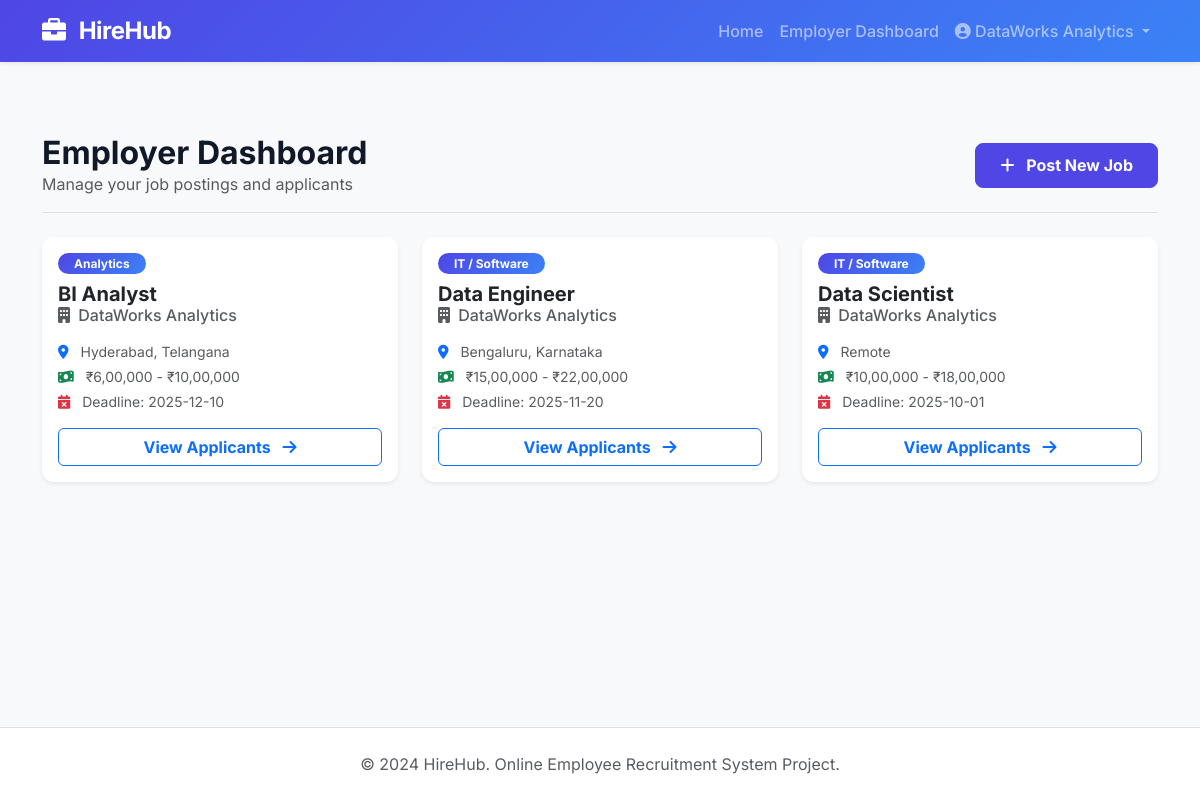
/employer/dashboard (signed in), run on the app's committed database.
### tables this page shows
CREATE TABLE jobs (
    id INTEGER PRIMARY KEY AUTOINCREMENT,
    title TEXT NOT NULL,
    company TEXT NOT NULL,
    category TEXT NOT NULL,
    skills TEXT NOT NULL,
    experience TEXT NOT NULL,
    salary TEXT NOT NULL,
    location TEXT NOT NULL,
    description TEXT NOT NULL,
    last_date TEXT NOT NULL,
    employer_id INTEGER NOT NULL,
    FOREIGN KEY(employer_id) REFERENCES users(id)
);

### app.py (the view)
@app.route('/employer/dashboard')
@login_required
def employer_dashboard():
    if session.get('role') != 'employer':
        return redirect(url_for('index'))
    conn = get_db_connection()
    jobs = conn.execute('SELECT * FROM jobs WHERE employer_id = ? ORDER BY id DESC', (session['user_id'],)).fetchall()
    conn.close()
    return render_template('employer/dashboard.html', jobs=jobs)

### app.py (called while the page is built)
def login_required(f):
    from functools import wraps
    @wraps(f)
    def decorated_function(*args, **kwargs):
        if 'user_id' not in session:
            flash("Please log in first.", "warning")
            return redirect(url_for('login'))
        return f(*args, **kwargs)
    return decorated_function

### database.py (called while the page is built)
def get_db_connection():
    conn = sqlite3.connect(DATABASE)
    conn.row_factory = sqlite3.Row
    return conn

### templates/employer/dashboard.html (shortened to what this page needs)
{% extends 'base.html' %}
{% block content %}
<div class="container py-5">
    <div class="d-flex justify-content-between align-items-center mb-4 pb-3 border-bottom">
        <div>
            <h2 class="fw-bold mb-0">Employer Dashboard</h2>
            <p class="text-muted mb-0">Manage your job postings and applicants</p>
        </div>
        <a href="{{ url_for('post_job') }}" class="btn btn-primary fw-bold">
            <i class="fa-solid fa-plus me-2"></i> Post New Job
        </a>
    </div>
    {% if jobs %}
        <div class="row g-4">
            {% for job in jobs %}
            <div class="col-md-6 col-lg-4">
                <div class="card h-100 job-card shadow-sm border-0">
                    <div class="card-body">
                        <div class="d-flex justify-content-between mb-2">
                            <span class="badge bg-primary rounded-pill px-3">{{ job.category }}</span>
                        </div>
                        <h5 class="card-title fw-bold mb-1">{{ job.title }}</h5>
                        <h6 class="card-subtitle text-muted mb-3"><i class="fa-solid fa-building me-1"></i> {{ job.company }}</h6>
                        <div class="mb-3 text-muted small">
                            <div class="mb-1"><i class="fa-solid fa-location-dot me-2 text-primary"></i> {{ job.location }}</div>
                            <div class="mb-1"><i class="fa-solid fa-money-bill-wave me-2 text-success"></i> {{ job.salary }}</div>
                            <div class="mb-1"><i class="fa-solid fa-calendar-xmark me-2 text-danger"></i> Deadline: {{ job.last_date }}</div>
                        </div>
                        <a href="{{ url_for('view_applicants', job_id=job.id) }}" class="btn btn-outline-primary w-100 fw-bold">
                            View Applicants <i class="fa-solid fa-arrow-right ms-2"></i>
                        </a>
                    </div>
                </div>
            </div>
            {% endfor %}
        </div>
    {% endif %}
</div>
{% endblock %}

### static/css/style.css (style rules this page uses)
:root { --primary-color: #4F46E5; --primary-hover: #4338CA; --secondary-color: #10B981; --dark-color: #111827; --light-color: #F9FAFB; }
body { font-family: 'Inter', sans-serif; background-color: #f3f4f6; color: var(--dark-color); }
.bg-primary { background: linear-gradient(135deg, var(--primary-color), #3B82F6) !important; }
.card { border: none; border-radius: 12px; box-shadow: 0 4px 6px -1px rgba(0, 0, 0, 0.05), 0 2px 4px -1px rgba(0, 0, 0, 0.03); transition: transform 0.2s ease, box-shadow 0.2s ease; }
.btn-primary { background-color: var(--primary-color); border-color: var(--primary-color); padding: 0.6rem 1.5rem; border-radius: 8px; font-weight: 500; transition: all 0.2s ease; }
.job-card { border-left: 4px solid var(--primary-color); }

### data on the page
jobs: category "Analytics", title "BI Analyst", company "DataWorks Analytics", location "Hyderabad, Telangana", salary "₹6,00,000 - ₹10,00,000", last_date "2025-12-10"
jobs: category "IT / Software", title "Data Engineer", company "DataWorks Analytics", location "Bengaluru, Karnataka", salary "₹15,00,000 - ₹22,00,000", last_date "2025-11-20"
jobs: category "IT / Software", title "Data Scientist", company "DataWorks Analytics", location "Remote", salary "₹10,00,000 - ₹18,00,000", last_date "2025-10-01"

### other printed values
{{ session.get('name') }} "DataWorks Analytics"
